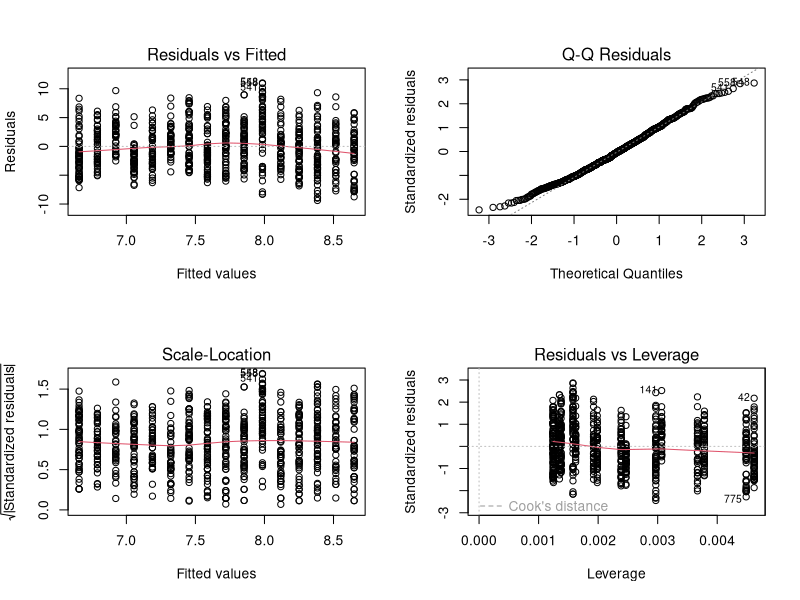
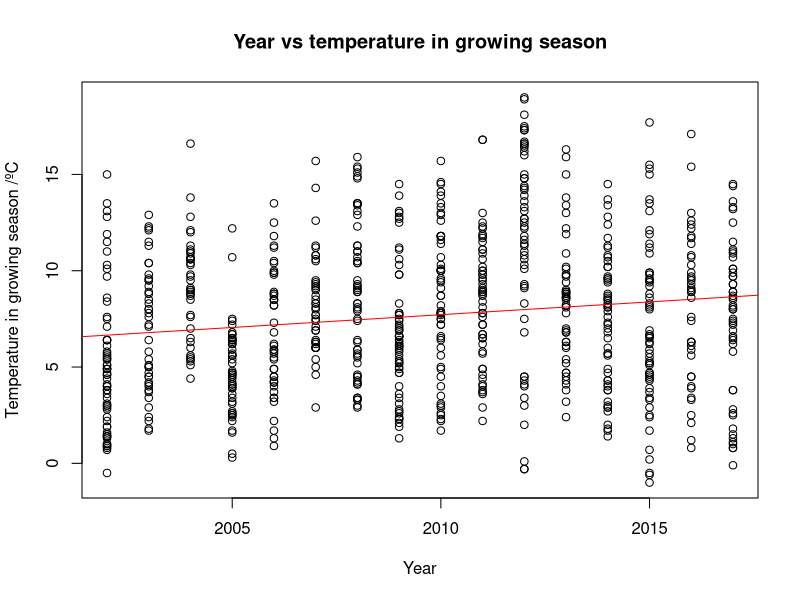
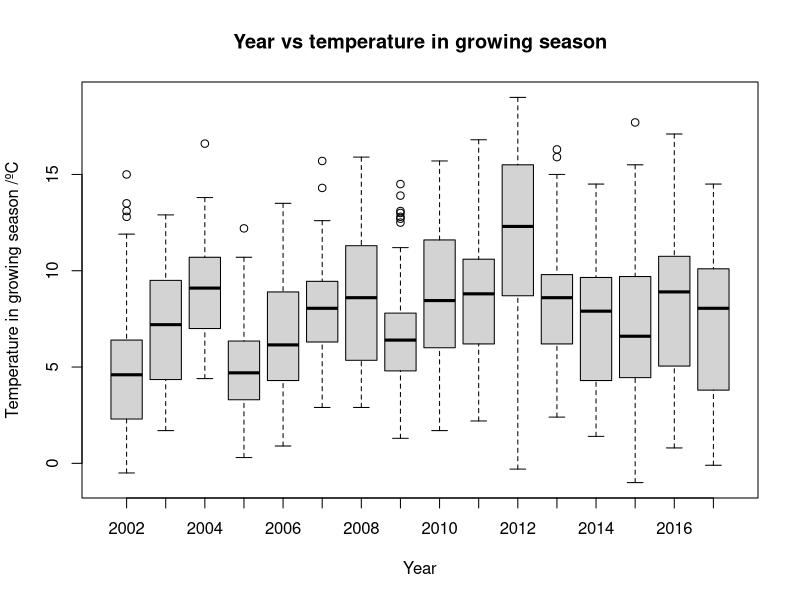

Reproduce these figures in R, in order.
# Analia Cabello Cano

# Linear regression analysis

# Year vs temp during growing season

grow_ssn_data <- read.csv("my_data_frames/growing_season_data.csv")
grow_ssn_data <- data.frame(grow_ssn_data)
#grow_ssn_data$Year <- as.factor(grow_ssn_data$Year)

model <- lm(temp ~ Year, data=grow_ssn_data)
summary(model)

par(mfrow = c(2, 2))
plot(model)


par(mfrow = c(1, 1))
plot(grow_ssn_data$Year, grow_ssn_data$temp, xlab="Year",ylab="Temperature in growing season /ºC", main = "Year vs temperature in growing season")
abline(model, col = "red")



grow_ssn_data$Year <- as.factor(grow_ssn_data$Year)

model2 <- lm(temp ~ Year, data=grow_ssn_data)
anova(model2)

par(mfrow = c(1, 1))
plot(grow_ssn_data$Year, grow_ssn_data$temp, xlab="Year",ylab="Temperature in growing season /ºC", main = "Year vs temperature in growing season")